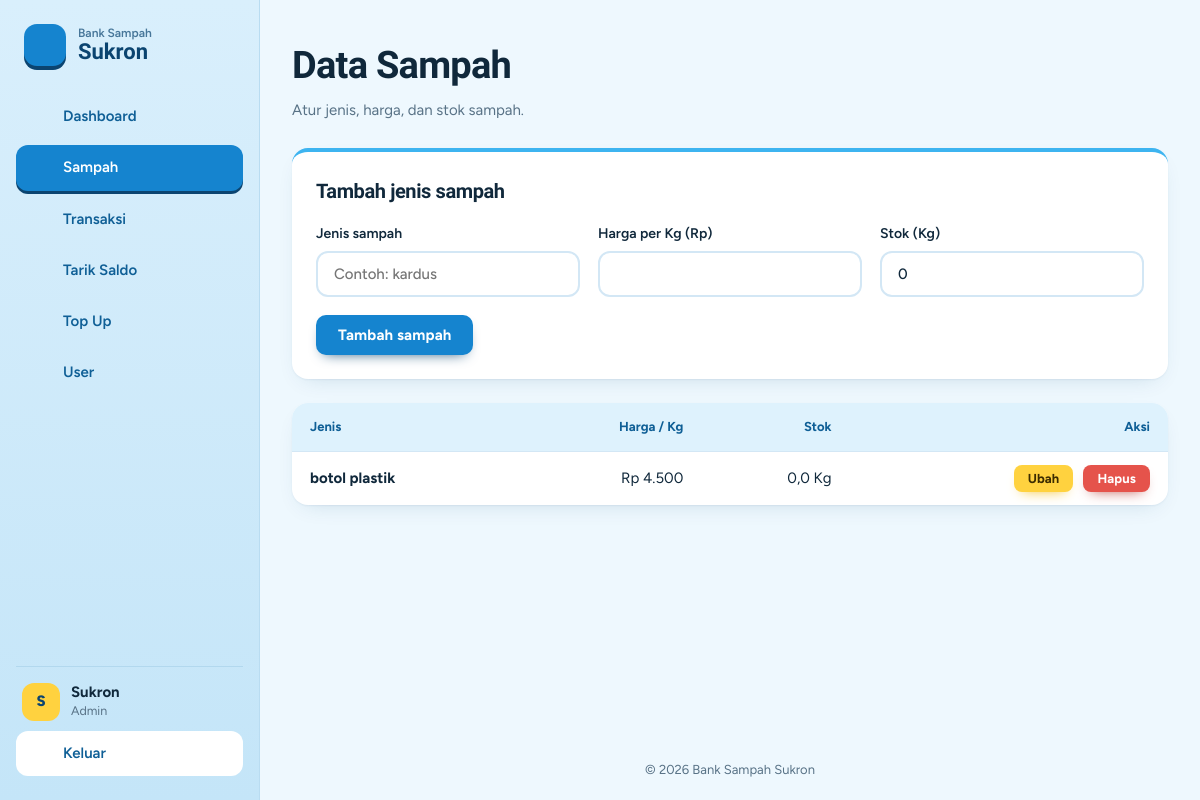
/sampah/index.php (signed in), run on the app's committed database.
### tables this page shows
CREATE TABLE `users` (
  `id_user` int(11) NOT NULL,
  `nama` varchar(100) NOT NULL,
  `username` varchar(50) NOT NULL,
  `password` varchar(255) NOT NULL,
  `role` enum('siswa','guru','pengepul','admin') NOT NULL,
  `saldo` bigint(200) NOT NULL
);

CREATE TABLE `sampah` (
  `id_sampah` int(11) NOT NULL,
  `jenis_sampah` varchar(100) NOT NULL,
  `harga_per_kg` int(11) NOT NULL,
  `stok_kg` float NOT NULL
);

### cek_login.php (called while the page is built, shortened)
<?php
require_once __DIR__ . "/koneksi.php";
require_once __DIR__ . "/fungsi.php";
$id_user = (int) $_SESSION["id_user"];
$stmt = mysqli_prepare($koneksi, "SELECT * FROM users WHERE id_user = ? LIMIT 1");
mysqli_stmt_bind_param($stmt, "i", $id_user);
mysqli_stmt_execute($stmt);
$user = mysqli_fetch_assoc(mysqli_stmt_get_result($stmt));
function e($teks)
{
    return htmlspecialchars((string) $teks, ENT_QUOTES, "UTF-8");
}
function rp($angka)
{
    return "Rp " . number_format((float) $angka, 0, ",", ".");
}

### fungsi.php (called while the page is built, shortened)
<?php
function q($k, $sql, $t = "", ...$p)
{
    $s = mysqli_prepare($k, $sql);
    mysqli_stmt_execute($s);
    $r = mysqli_stmt_get_result($s);
    $out = $r ? mysqli_fetch_all($r, MYSQLI_ASSOC) : mysqli_stmt_affected_rows($s);
    return $out;
}

### sampah/index.php (the view, shortened to what this page needs)
<?php
$base = "../";
require $base . "cek_login.php";
require $base . "layout.php";
$edit = null;
$rows = q($koneksi, "SELECT * FROM sampah ORDER BY jenis_sampah");
tampil_header("Data Sampah", "sampah", $base, $is_admin);
?>
<div class="page-head">
    <div><h1>Data Sampah</h1><p><?= $is_admin ? "Atur jenis, harga, dan stok sampah." : "Daftar harga sampah per Kg." ?></p></div>
</div>
<?php if ($is_admin): ?>
<form method="POST" class="form-card">
    <h2 class="section-title"><?= $edit ? "Ubah jenis sampah" : "Tambah jenis sampah" ?></h2>
    <div class="form-row">
        <div class="form-group"><label for="jenis">Jenis sampah</label>
            <input class="form-control" id="jenis" name="jenis" required value="<?= e($edit["jenis_sampah"] ?? "") ?>" placeholder="Contoh: kardus"></div>
        <div class="form-group"><label for="harga">Harga per Kg (Rp)</label>
            <input class="form-control" type="number" min="1" id="harga" name="harga" required value="<?= e($edit["harga_per_kg"] ?? "") ?>"></div>
        <div class="form-group"><label for="stok">Stok (Kg)</label>
            <input class="form-control" type="number" min="0" step="0.1" id="stok" name="stok" required value="<?= e($edit["stok_kg"] ?? 0) ?>"></div>
    </div>
    <div class="actions">
        <button class="btn btn-primary" type="submit"><?= $edit ? "Simpan perubahan" : "Tambah sampah" ?></button>
    </div>
</form>
<?php endif; ?>
<div class="table-card">
<?php if ($rows): ?>
    <table>
        <thead><tr><th>Jenis</th><th class="text-right">Harga / Kg</th><th class="text-right">Stok</th><?php if ($is_admin): ?><th class="text-right">Aksi</th><?php endif; ?></tr></thead>
        <tbody>
        <?php foreach ($rows as $r): ?>
            <tr>
                <td><strong><?= e($r["jenis_sampah"]) ?></strong></td>
                <td class="text-right"><?= rp($r["harga_per_kg"]) ?></td>
                <td class="text-right"><?= number_format($r["stok_kg"], 1, ",", ".") ?> Kg</td>
                <?php if ($is_admin): ?>
                <td class="text-right"><div class="actions end">
                    <a class="btn btn-warning btn-sm" href="index.php?edit=<?= (int) $r["id_sampah"] ?>">Ubah</a>
                    <form method="POST" onsubmit="return confirm('Hapus jenis sampah ini?')"><?= csrf_field() ?>
                        <button class="btn btn-danger btn-sm" type="submit">Hapus</button></form>
                </div></td>
                <?php endif; ?>
            </tr>
        <?php endforeach; ?>
        </tbody>
    </table>
<?php else: ?><p class="empty-row">Belum ada jenis sampah.</p><?php endif; ?>
</div>
<?php tampil_footer(); ?>

### layout.php (shortened to what this page needs)
<?php
function ikon($nama) {
    $bentuk = [
        'dashboard' => '<rect x="3" y="3" width="7.5" height="7.5" rx="1.6"/><rect x="13.5" y="3" width="7.5" height="7.5" rx="1.6"/><rect x="3" y="13.5" width="7.5" height="7.5" rx="1.6"/><rect x="13.5" y="13.5" width="7.5" height="7.5" rx="1.6"/>',
        'sampah'    => '<path d="M4 7h16M9.5 7V4.5h5V7M6 7l.9 12.2a1.5 1.5 0 0 0 1.5 1.3h7.2a1.5 1.5 0 0 0 1.5-1.3L18 7M10 11v6M14 11v6"/>',
        'transaksi' => '<path d="M4 8h13.5M14 4.5 17.5 8 14 11.5M20 16H6.5M10 12.5 6.5 16 10 19.5"/>',
        'tarik'     => '<path d="M12 4v11M7.5 10.5 12 15l4.5-4.5M4.5 19.5h15"/>',
        'topup'     => '<circle cx="12" cy="12" r="8.5"/><path d="M12 8v8M8 12h8"/>',
        'user'      => '<circle cx="9" cy="8" r="3.2"/><path d="M3 19.5c.6-3.2 3-5 6-5s5.4 1.8 6 5M16 5.3a3.2 3.2 0 0 1 0 5.9M18 14.8c1.6.7 2.7 2.1 3 4.7"/>',
        'keluar'    => '<path d="M9.5 4.5h-4v15h4M15.5 8 19.5 12l-4 4M19.5 12H9.5"/>',
        'putar'     => '<path d="M20 12a8 8 0 1 1-2.6-5.9M20 4.5v4.6h-4.6"/>',
        'menu'      => '<path d="M4 7h16M4 12h16M4 17h16"/>',
        'panah'     => '<path d="m9.5 6 6 6-6 6"/>',
    ];
    return '<svg viewBox="0 0 24 24" aria-hidden="true" focusable="false">' . ($bentuk[$nama] ?? '') . '</svg>';
}
function tampil_header($title = "Bank Sampah", $active = "", $base = "", $is_admin = false) {
    global $user;
    $nama    = $user["nama"] ?? ($_SESSION["nama"] ?? "");
    $role    = $user["role"] ?? ($_SESSION["role"] ?? "");
    $inisial = strtoupper(mb_substr(trim($nama) !== "" ? trim($nama) : "?", 0, 1));
    $menu = [
        ["dashboard",   "Dashboard",   "index.php",             "dashboard"],
        ["sampah",      "Sampah",      "sampah/index.php",      "sampah"],
        ["transaksi",   "Transaksi",   "transaksi/index.php",   "transaksi"],
        ["tarik_saldo", "Tarik Saldo", "tarik_saldo/index.php", "tarik"],
        ["topup",       "Top Up",      "topup/index.php",       "topup"],
    ];
    if ($is_admin) {
        $menu[] = ["user", "User", "user/index.php", "user"];
    }
    $css = __DIR__ . "/assets/style.css";
    $ver = is_file($css) ? filemtime($css) : 1;
?>
<!DOCTYPE html>
<html lang="id">
<head>
    <link rel="stylesheet" href="<?= e($base) ?>assets/style.css?v=<?= (int) $ver ?>">
</head>
<body>
    <div class="app">
        <aside class="sidebar" id="sidebar">
            <a class="brand" href="<?= e($base) ?>index.php">
                <span class="brand-mark"><?= ikon('putar') ?></span>
                <span class="brand-name"><small>Bank Sampah</small>Sukron</span>
            </a>
            <nav class="nav" aria-label="Menu utama">
                <?php foreach ($menu as $m): ?>
                    <a class="nav-link<?= $active === $m[0] ? ' active' : '' ?>"
                       href="<?= e($base . $m[2]) ?>"<?= $active === $m[0] ? ' aria-current="page"' : '' ?>>
                        <?= ikon($m[3]) ?><span><?= e($m[1]) ?></span>
                    </a>
                <?php endforeach; ?>
            </nav>
            <div class="sidebar-foot">
                <div class="me">
                    <span class="avatar"><?= e($inisial) ?></span>
                    <div>
                        <div class="me-name"><?= e($nama) ?></div>
                        <div class="me-role"><?= e(ucfirst($role)) ?></div>
                    </div>
                </div>
                <a class="nav-link nav-out" href="<?= e($base) ?>logout.php" onclick="return confirm('Yakin ingin keluar?')">
                    <?= ikon('keluar') ?><span>Keluar</span>
                </a>
            </div>
        </aside>
        <div class="content">
            <main class="main" id="konten">
<?php
}
function tampil_footer() {
?>
            </main>
            <footer class="footer">
                &copy; <?= date('Y') ?> Bank Sampah Sukron
            </footer>
        </div>
    </div>
</body>
</html>
<?php
}
?>

### data on the page
users: nama "S", role "Admin"
sampah: jenis_sampah "botol plastik", harga_per_kg "Rp 4.500", stok_kg "0,0"

### other printed values
$m[1] "Dashboard"
$m[1] "Sampah"
$m[1] "Transaksi"
$m[1] "Tarik Saldo"
$m[1] "Top Up"
$m[1] "User"
$nama "Sukron"
